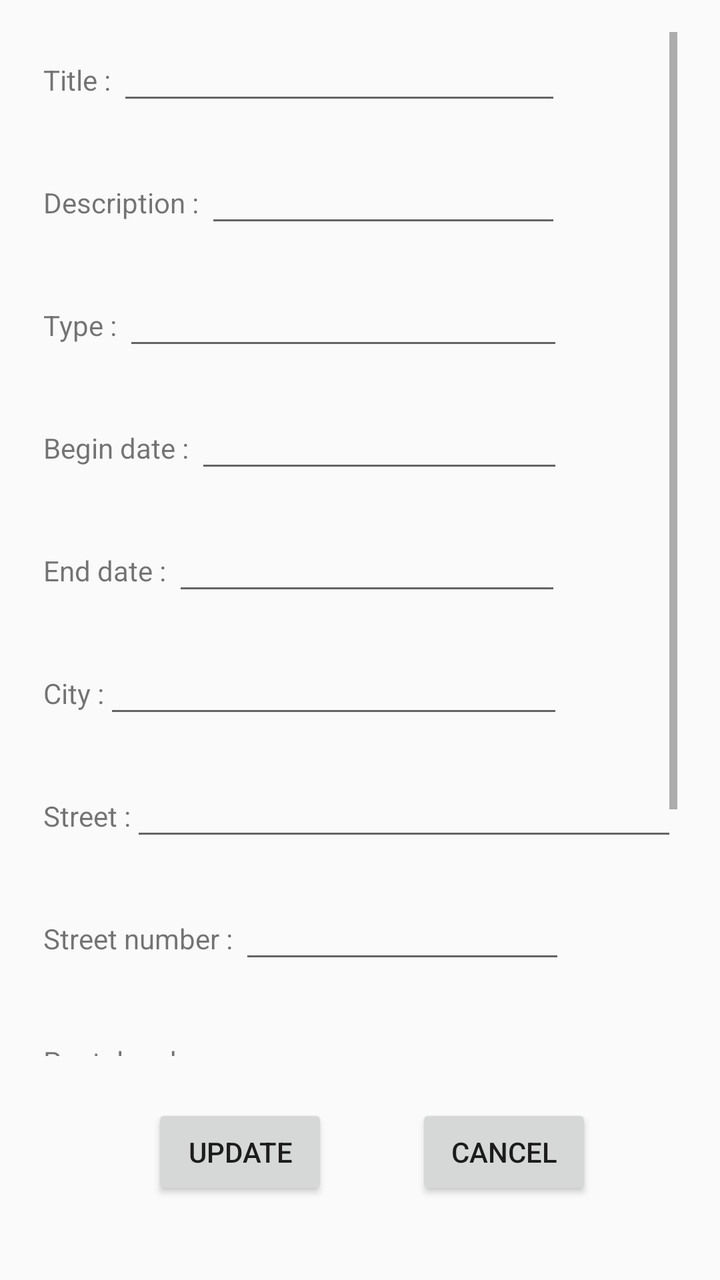
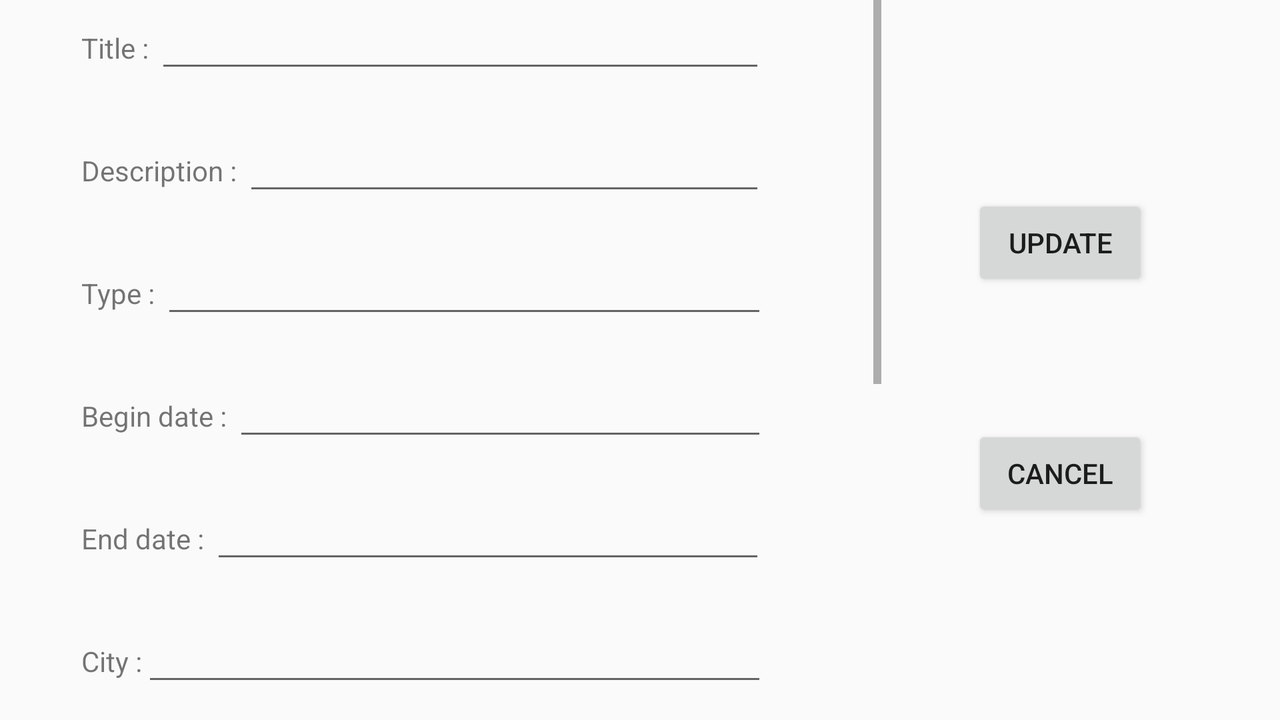

One screen, two layout resources from the same app: the default and the repository's alternative for another configuration. Each is rendered where Android would select it; the XML of both is given below.
<!-- AndroidManifest.xml: application theme AppTheme -->
<!-- res/layout/activity_update_event.xml -->
<?xml version="1.0" encoding="utf-8"?>
<androidx.constraintlayout.widget.ConstraintLayout xmlns:android="http://schemas.android.com/apk/res/android"
    xmlns:app="http://schemas.android.com/apk/res-auto"
    xmlns:tools="http://schemas.android.com/tools"
    android:layout_width="match_parent"
    android:layout_height="match_parent"
    tools:context=".activities.module.event.UpdateEventActi">

    <ScrollView
        android:layout_width="317dp"
        android:layout_height="0dp"
        android:layout_marginTop="16dp"
        android:layout_marginBottom="24dp"
        app:layout_constraintBottom_toTopOf="@+id/updateEventButton"
        app:layout_constraintEnd_toEndOf="parent"
        app:layout_constraintStart_toStartOf="parent"
        app:layout_constraintTop_toTopOf="parent"
        app:layout_constraintVertical_bias="0.13999999">

        <LinearLayout
            android:layout_width="match_parent"
            android:layout_height="wrap_content"
            android:orientation="vertical">

            <LinearLayout
                android:layout_width="match_parent"
                android:layout_height="match_parent"
                android:orientation="horizontal"
                android:paddingBottom="20dp">

                <TextView
                    android:id="@+id/textView3"
                    android:layout_width="wrap_content"
                    android:layout_height="wrap_content"
                    android:text="@string/event_title" />

                <EditText
                    android:id="@+id/updateEventTitleEvent"
                    android:layout_width="0dp"
                    android:layout_height="wrap_content"
                    android:layout_marginEnd="58dp"
                    android:layout_weight="1"
                    android:ems="10"
                    android:inputType="textPersonName" />
            </LinearLayout>

            <LinearLayout
                android:layout_width="match_parent"
                android:layout_height="match_parent"
                android:orientation="horizontal"
                android:paddingBottom="20dp">

                <TextView
                    android:id="@+id/textView4"
                    android:layout_width="wrap_content"
                    android:layout_height="wrap_content"
                    android:text="@string/event_desc" />

                <EditText
                    android:id="@+id/updateEventDesc"
                    android:layout_width="0dp"
                    android:layout_height="wrap_content"
                    android:layout_marginEnd="58dp"
                    android:layout_weight="1"
                    android:ems="10"
                    android:gravity="start|top"
                    android:inputType="textMultiLine" />
            </LinearLayout>

            <LinearLayout
                android:layout_width="match_parent"
                android:layout_height="match_parent"
                android:orientation="horizontal"
                android:paddingBottom="20dp">

                <TextView
                    android:id="@+id/textView13"
                    android:layout_width="wrap_content"
                    android:layout_height="wrap_content"
                    android:text="@string/event_type" />

                <EditText
                    android:id="@+id/updateEventType"
                    android:layout_width="0dp"
                    android:layout_height="wrap_content"
                    android:layout_marginEnd="57dp"
                    android:layout_weight="1"
                    android:ems="10"
                    android:inputType="textPersonName" />
            </LinearLayout>

            <LinearLayout
                android:layout_width="match_parent"
                android:layout_height="match_parent"
                android:orientation="horizontal"
                android:paddingBottom="20dp">

                <TextView
                    android:id="@+id/textView5"
                    android:layout_width="wrap_content"
                    android:layout_height="wrap_content"
                    android:text="@string/event_beginDate" />

                <EditText
                    android:id="@+id/updateEventStartDate"
                    android:layout_width="0dp"
                    android:layout_height="wrap_content"
                    android:layout_marginEnd="57dp"
                    android:layout_weight="1"
                    android:ems="10"
                    android:inputType="date" />

            </LinearLayout>

            <LinearLayout
                android:layout_width="match_parent"
                android:layout_height="match_parent"
                android:orientation="horizontal"
                android:paddingBottom="20dp">

                <TextView
                    android:id="@+id/textView6"
                    android:layout_width="wrap_content"
                    android:layout_height="wrap_content"
                    android:text="@string/event_endDate" />

                <EditText
                    android:id="@+id/updateEventEndDate"
                    android:layout_width="0dp"
                    android:layout_height="wrap_content"
                    android:layout_marginEnd="58dp"
                    android:layout_weight="1"
                    android:ems="10"
                    android:inputType="date" />
            </LinearLayout>

            <LinearLayout
                android:layout_width="match_parent"
                android:layout_height="match_parent"
                android:orientation="horizontal"
                android:paddingBottom="20dp">

                <TextView
                    android:id="@+id/textView7"
                    android:layout_width="wrap_content"
                    android:layout_height="wrap_content"
                    android:text="@string/address_place_city" />

                <EditText
                    android:id="@+id/updateEventCity"
                    android:layout_width="0dp"
                    android:layout_height="wrap_content"
                    android:layout_marginEnd="57dp"
                    android:layout_weight="1"
                    android:ems="10"
                    android:inputType="textPersonName" />
            </LinearLayout>

            <LinearLayout
                android:layout_width="match_parent"
                android:layout_height="match_parent"
                android:orientation="horizontal"
                android:paddingBottom="20dp">

                <TextView
                    android:id="@+id/textView8"
                    android:layout_width="wrap_content"
                    android:layout_height="wrap_content"
                    android:text="@string/address_place_street" />

                <EditText
                    android:id="@+id/updateEventStreet"
                    android:layout_width="0dp"
                    android:layout_height="wrap_content"
                    android:layout_weight="1"
                    android:ems="10"
                    android:inputType="textPersonName" />

            </LinearLayout>

            <LinearLayout
                android:layout_width="match_parent"
                android:layout_height="match_parent"
                android:orientation="horizontal"
                android:paddingBottom="20dp">

                <TextView
                    android:id="@+id/textView9"
                    android:layout_width="wrap_content"
                    android:layout_height="wrap_content"
                    android:text="@string/settings_streetnumber" />

                <EditText
                    android:id="@+id/updateEventStreetNumber"
                    android:layout_width="0dp"
                    android:layout_height="wrap_content"
                    android:layout_marginEnd="56dp"
                    android:layout_weight="1"
                    android:ems="10"
                    android:inputType="number" />
            </LinearLayout>

            <LinearLayout
                android:layout_width="match_parent"
                android:layout_height="match_parent"
                android:orientation="horizontal"
                android:paddingBottom="20dp">

                <TextView
                    android:id="@+id/textView10"
                    android:layout_width="wrap_content"
                    android:layout_height="wrap_content"
                    android:text="@string/settings_postalcode" />

                <EditText
                    android:id="@+id/updateEventPostalCode"
                    android:layout_width="0dp"
                    android:layout_height="wrap_content"
                    android:layout_marginEnd="60dp"
                    android:layout_weight="1"
                    android:ems="10"
                    android:inputType="number" />
            </LinearLayout>

            <LinearLayout
                android:layout_width="match_parent"
                android:layout_height="match_parent"
                android:orientation="horizontal"
                android:paddingBottom="20dp">

                <TextView
                    android:id="@+id/textView11"
                    android:layout_width="wrap_content"
                    android:layout_height="wrap_content"
                    android:text="@string/address_place_floor" />

                <EditText
                    android:id="@+id/updateEventFloor"
                    android:layout_width="0dp"
                    android:layout_height="wrap_content"
                    android:layout_marginEnd="56dp"
                    android:layout_weight="1"
                    android:ems="10"
                    android:inputType="number" />
            </LinearLayout>

            <LinearLayout
                android:layout_width="match_parent"
                android:layout_height="match_parent"
                android:orientation="horizontal"
                android:paddingBottom="20dp">

                <TextView
                    android:id="@+id/textView12"
                    android:layout_width="wrap_content"
                    android:layout_height="wrap_content"
                    android:text="@string/address_place_box"
                    app:layout_constraintStart_toStartOf="parent"
                    app:layout_constraintTop_toBottomOf="@+id/textView8" />

                <EditText
                    android:id="@+id/updateEventBox"
                    android:layout_width="0dp"
                    android:layout_height="wrap_content"
                    android:layout_marginEnd="56dp"
                    android:layout_weight="1"
                    android:ems="10"
                    android:inputType="number"
                    app:layout_constraintEnd_toEndOf="parent"
                    app:layout_constraintTop_toTopOf="@+id/textView12" />
            </LinearLayout>

        </LinearLayout>
    </ScrollView>

    <Button
        android:id="@+id/updateEventButton"
        android:layout_width="wrap_content"
        android:layout_height="wrap_content"
        android:layout_marginStart="76dp"
        android:layout_marginBottom="40dp"
        android:text="@string/update"
        app:layout_constraintBottom_toBottomOf="parent"
        app:layout_constraintStart_toStartOf="parent" />

    <Button
        android:id="@+id/cancelUpdateEventButton"
        android:layout_width="wrap_content"
        android:layout_height="wrap_content"
        android:layout_marginEnd="64dp"
        android:layout_marginBottom="40dp"
        android:text="@string/warning_addEvent_cancel"
        app:layout_constraintBottom_toBottomOf="parent"
        app:layout_constraintEnd_toEndOf="parent" />

</androidx.constraintlayout.widget.ConstraintLayout>
<!-- resources referenced by this layout -->
<resources>
  <string name="address_place_box">Box :</string>
  <string name="address_place_city">City :</string>
  <string name="address_place_floor">Floor :</string>
  <string name="address_place_street">Street  :</string>
  <string name="event_beginDate">"Begin date : "</string>
  <string name="event_desc">"Description : "</string>
  <string name="event_endDate">"End date : "</string>
  <string name="event_title">"Title : "</string>
  <string name="event_type">"Type : "</string>
  <string name="settings_postalcode">"Postal code : "</string>
  <string name="settings_streetnumber">"Street number : "</string>
  <string name="update">Update</string>
  <string name="warning_addEvent_cancel">Cancel</string>
  <style name="AppTheme" parent="Theme.AppCompat.Light.DarkActionBar">
          
          <item name="colorPrimary">#04B385</item>
          <item name="colorPrimaryDark">#04B385</item>
          <item name="colorAccent">#318F1D</item>
      </style>
</resources>
<!-- res/layout-land/activity_update_event.xml (the repository's variant of the layout above) -->
<!-- drawn on the phone turned sideways -->
<?xml version="1.0" encoding="utf-8"?>
<androidx.constraintlayout.widget.ConstraintLayout xmlns:android="http://schemas.android.com/apk/res/android"
    xmlns:app="http://schemas.android.com/apk/res-auto"
    xmlns:tools="http://schemas.android.com/tools"
    android:layout_width="match_parent"
    android:layout_height="match_parent"
    tools:context=".activities.module.event.UpdateEventActi">

    <ScrollView
        android:id="@+id/scrollView7"
        android:layout_width="400dp"
        android:layout_height="0dp"
        app:layout_constraintBottom_toBottomOf="parent"
        app:layout_constraintEnd_toEndOf="parent"
        app:layout_constraintHorizontal_bias="0.17"
        app:layout_constraintStart_toStartOf="parent"
        app:layout_constraintTop_toTopOf="parent"
        app:layout_constraintVertical_bias="0.17000002">

        <LinearLayout
            android:layout_width="match_parent"
            android:layout_height="wrap_content"
            android:orientation="vertical">

            <LinearLayout
                android:layout_width="match_parent"
                android:layout_height="match_parent"
                android:orientation="horizontal"
                android:paddingBottom="20dp">

                <TextView
                    android:id="@+id/textView3"
                    android:layout_width="wrap_content"
                    android:layout_height="wrap_content"
                    android:text="@string/event_title" />

                <EditText
                    android:id="@+id/updateEventTitleEvent"
                    android:layout_width="0dp"
                    android:layout_height="wrap_content"
                    android:layout_marginEnd="58dp"
                    android:layout_weight="1"
                    android:ems="10"
                    android:inputType="textPersonName" />
            </LinearLayout>

            <LinearLayout
                android:layout_width="match_parent"
                android:layout_height="match_parent"
                android:orientation="horizontal"
                android:paddingBottom="20dp">

                <TextView
                    android:id="@+id/textView4"
                    android:layout_width="wrap_content"
                    android:layout_height="wrap_content"
                    android:text="@string/event_desc" />

                <EditText
                    android:id="@+id/updateEventDesc"
                    android:layout_width="0dp"
                    android:layout_height="wrap_content"
                    android:layout_marginEnd="58dp"
                    android:layout_weight="1"
                    android:ems="10"
                    android:gravity="start|top"
                    android:inputType="textMultiLine" />
            </LinearLayout>

            <LinearLayout
                android:layout_width="match_parent"
                android:layout_height="match_parent"
                android:orientation="horizontal"
                android:paddingBottom="20dp">

                <TextView
                    android:id="@+id/textView13"
                    android:layout_width="wrap_content"
                    android:layout_height="wrap_content"
                    android:text="@string/event_type" />

                <EditText
                    android:id="@+id/updateEventType"
                    android:layout_width="0dp"
                    android:layout_height="wrap_content"
                    android:layout_marginEnd="57dp"
                    android:layout_weight="1"
                    android:ems="10"
                    android:inputType="textPersonName" />
            </LinearLayout>

            <LinearLayout
                android:layout_width="match_parent"
                android:layout_height="match_parent"
                android:orientation="horizontal"
                android:paddingBottom="20dp">

                <TextView
                    android:id="@+id/textView5"
                    android:layout_width="wrap_content"
                    android:layout_height="wrap_content"
                    android:text="@string/event_beginDate" />

                <EditText
                    android:id="@+id/updateEventStartDate"
                    android:layout_width="0dp"
                    android:layout_height="wrap_content"
                    android:layout_marginEnd="57dp"
                    android:layout_weight="1"
                    android:ems="10"
                    android:inputType="date" />

            </LinearLayout>

            <LinearLayout
                android:layout_width="match_parent"
                android:layout_height="match_parent"
                android:orientation="horizontal"
                android:paddingBottom="20dp">

                <TextView
                    android:id="@+id/textView6"
                    android:layout_width="wrap_content"
                    android:layout_height="wrap_content"
                    android:text="@string/event_endDate" />

                <EditText
                    android:id="@+id/updateEventEndDate"
                    android:layout_width="0dp"
                    android:layout_height="wrap_content"
                    android:layout_marginEnd="58dp"
                    android:layout_weight="1"
                    android:ems="10"
                    android:inputType="date" />
            </LinearLayout>

            <LinearLayout
                android:layout_width="match_parent"
                android:layout_height="match_parent"
                android:orientation="horizontal"
                android:paddingBottom="20dp">

                <TextView
                    android:id="@+id/textView7"
                    android:layout_width="wrap_content"
                    android:layout_height="wrap_content"
                    android:text="@string/address_place_city" />

                <EditText
                    android:id="@+id/updateEventCity"
                    android:layout_width="0dp"
                    android:layout_height="wrap_content"
                    android:layout_marginEnd="57dp"
                    android:layout_weight="1"
                    android:ems="10"
                    android:inputType="textPersonName" />
            </LinearLayout>

            <LinearLayout
                android:layout_width="match_parent"
                android:layout_height="match_parent"
                android:orientation="horizontal"
                android:paddingBottom="20dp">

                <TextView
                    android:id="@+id/textView8"
                    android:layout_width="wrap_content"
                    android:layout_height="wrap_content"
                    android:text="@string/address_place_street" />

                <EditText
                    android:id="@+id/updateEventStreet"
                    android:layout_width="0dp"
                    android:layout_height="wrap_content"
                    android:layout_weight="1"
                    android:ems="10"
                    android:inputType="textPersonName" />

            </LinearLayout>

            <LinearLayout
                android:layout_width="match_parent"
                android:layout_height="match_parent"
                android:orientation="horizontal"
                android:paddingBottom="20dp">

                <TextView
                    android:id="@+id/textView9"
                    android:layout_width="wrap_content"
                    android:layout_height="wrap_content"
                    android:text="@string/settings_streetnumber" />

                <EditText
                    android:id="@+id/updateEventStreetNumber"
                    android:layout_width="0dp"
                    android:layout_height="wrap_content"
                    android:layout_marginEnd="56dp"
                    android:layout_weight="1"
                    android:ems="10"
                    android:inputType="number" />
            </LinearLayout>

            <LinearLayout
                android:layout_width="match_parent"
                android:layout_height="match_parent"
                android:orientation="horizontal"
                android:paddingBottom="20dp">

                <TextView
                    android:id="@+id/textView10"
                    android:layout_width="wrap_content"
                    android:layout_height="wrap_content"
                    android:text="@string/settings_postalcode" />

                <EditText
                    android:id="@+id/updateEventPostalCode"
                    android:layout_width="0dp"
                    android:layout_height="wrap_content"
                    android:layout_marginEnd="60dp"
                    android:layout_weight="1"
                    android:ems="10"
                    android:inputType="number" />
            </LinearLayout>

            <LinearLayout
                android:layout_width="match_parent"
                android:layout_height="match_parent"
                android:orientation="horizontal"
                android:paddingBottom="20dp">

                <TextView
                    android:id="@+id/textView11"
                    android:layout_width="wrap_content"
                    android:layout_height="wrap_content"
                    android:text="@string/address_place_floor" />

                <EditText
                    android:id="@+id/updateEventFloor"
                    android:layout_width="0dp"
                    android:layout_height="wrap_content"
                    android:layout_marginEnd="56dp"
                    android:layout_weight="1"
                    android:ems="10"
                    android:inputType="number" />
            </LinearLayout>

            <LinearLayout
                android:layout_width="match_parent"
                android:layout_height="match_parent"
                android:orientation="horizontal"
                android:paddingBottom="20dp">

                <TextView
                    android:id="@+id/textView12"
                    android:layout_width="wrap_content"
                    android:layout_height="wrap_content"
                    android:text="@string/address_place_box"
                    app:layout_constraintStart_toStartOf="parent"
                    app:layout_constraintTop_toBottomOf="@+id/textView8" />

                <EditText
                    android:id="@+id/updateEventBox"
                    android:layout_width="0dp"
                    android:layout_height="wrap_content"
                    android:layout_marginEnd="56dp"
                    android:layout_weight="1"
                    android:ems="10"
                    android:inputType="number"
                    app:layout_constraintEnd_toEndOf="parent"
                    app:layout_constraintTop_toTopOf="@+id/textView12" />
            </LinearLayout>

        </LinearLayout>
    </ScrollView>

    <Button
        android:id="@+id/updateEventButton"
        android:layout_width="wrap_content"
        android:layout_height="wrap_content"
        android:layout_marginStart="83dp"
        android:layout_marginTop="94dp"
        android:layout_marginEnd="104dp"
        android:layout_marginBottom="32dp"
        android:text="@string/update"
        app:layout_constraintBottom_toTopOf="@+id/cancelUpdateEventButton"
        app:layout_constraintEnd_toEndOf="parent"
        app:layout_constraintStart_toEndOf="@+id/scrollView7"
        app:layout_constraintTop_toTopOf="parent" />

    <Button
        android:id="@+id/cancelUpdateEventButton"
        android:layout_width="wrap_content"
        android:layout_height="wrap_content"
        android:layout_marginStart="83dp"
        android:layout_marginTop="32dp"
        android:layout_marginEnd="104dp"
        android:layout_marginBottom="96dp"
        android:text="@string/warning_addEvent_cancel"
        app:layout_constraintBottom_toBottomOf="parent"
        app:layout_constraintEnd_toEndOf="parent"
        app:layout_constraintStart_toEndOf="@+id/scrollView7"
        app:layout_constraintTop_toBottomOf="@+id/updateEventButton" />

</androidx.constraintlayout.widget.ConstraintLayout>
